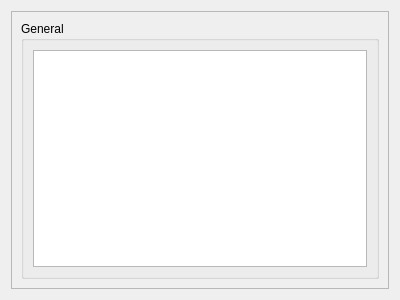
<?xml version="1.0" encoding="UTF-8"?>
<ui version="4.0">
 <class>IntervalsItemWidget</class>
 <widget class="QWidget" name="IntervalsItemWidget">
  <property name="geometry">
   <rect>
    <x>0</x>
    <y>0</y>
    <width>400</width>
    <height>300</height>
   </rect>
  </property>
  <property name="windowTitle">
   <string>Form</string>
  </property>
  <layout class="QVBoxLayout" name="verticalLayout">
   <item>
    <widget class="QScrollArea" name="scrollArea">
     <property name="widgetResizable">
      <bool>true</bool>
     </property>
     <widget class="QWidget" name="scrollAreaWidgetContents">
      <property name="geometry">
       <rect>
        <x>0</x>
        <y>0</y>
        <width>380</width>
        <height>280</height>
       </rect>
      </property>
      <layout class="QVBoxLayout" name="verticalLayout_2">
       <item>
        <widget class="QGroupBox" name="generalBox">
         <property name="title">
          <string>General</string>
         </property>
         <layout class="QVBoxLayout" name="verticalLayout_3">
          <item>
           <widget class="QListWidget" name="intervalList"/>
          </item>
         </layout>
        </widget>
       </item>
      </layout>
     </widget>
    </widget>
   </item>
  </layout>
 </widget>
 <resources/>
 <connections/>
</ui>
